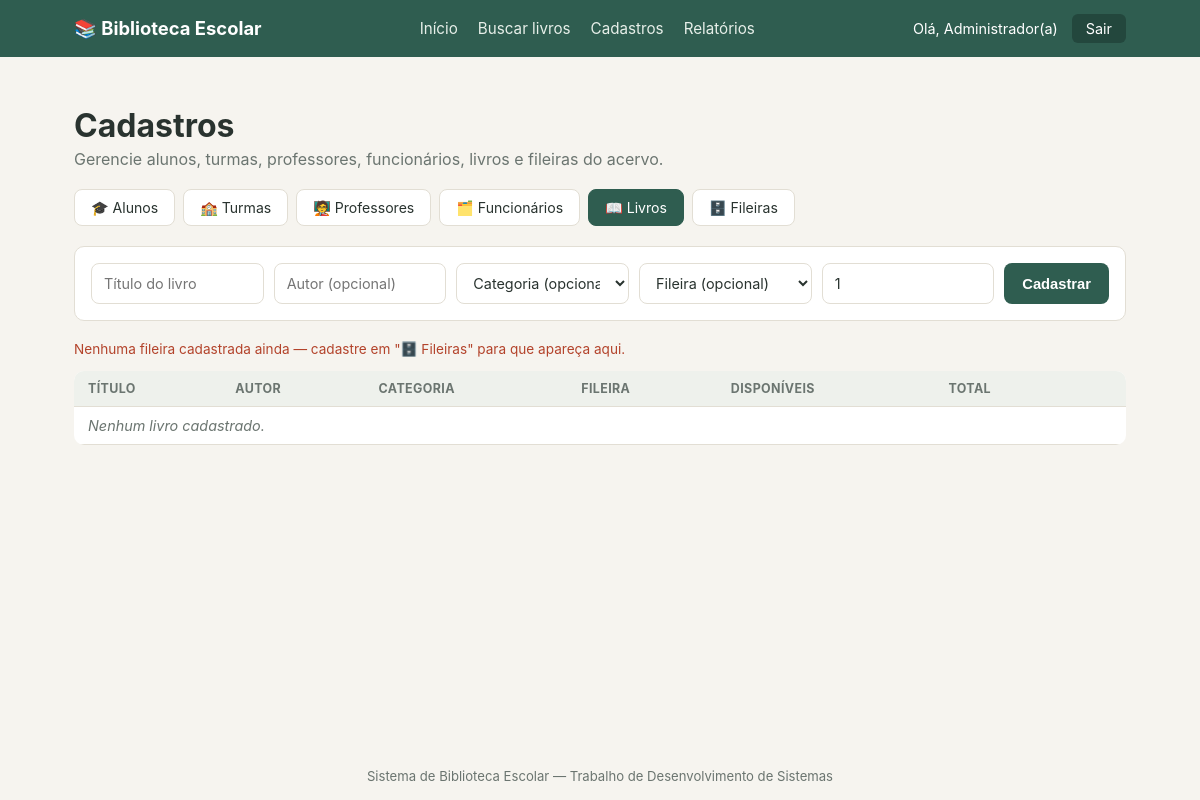
Before: /cadastro?aba=livro (signed in) with the older database file.
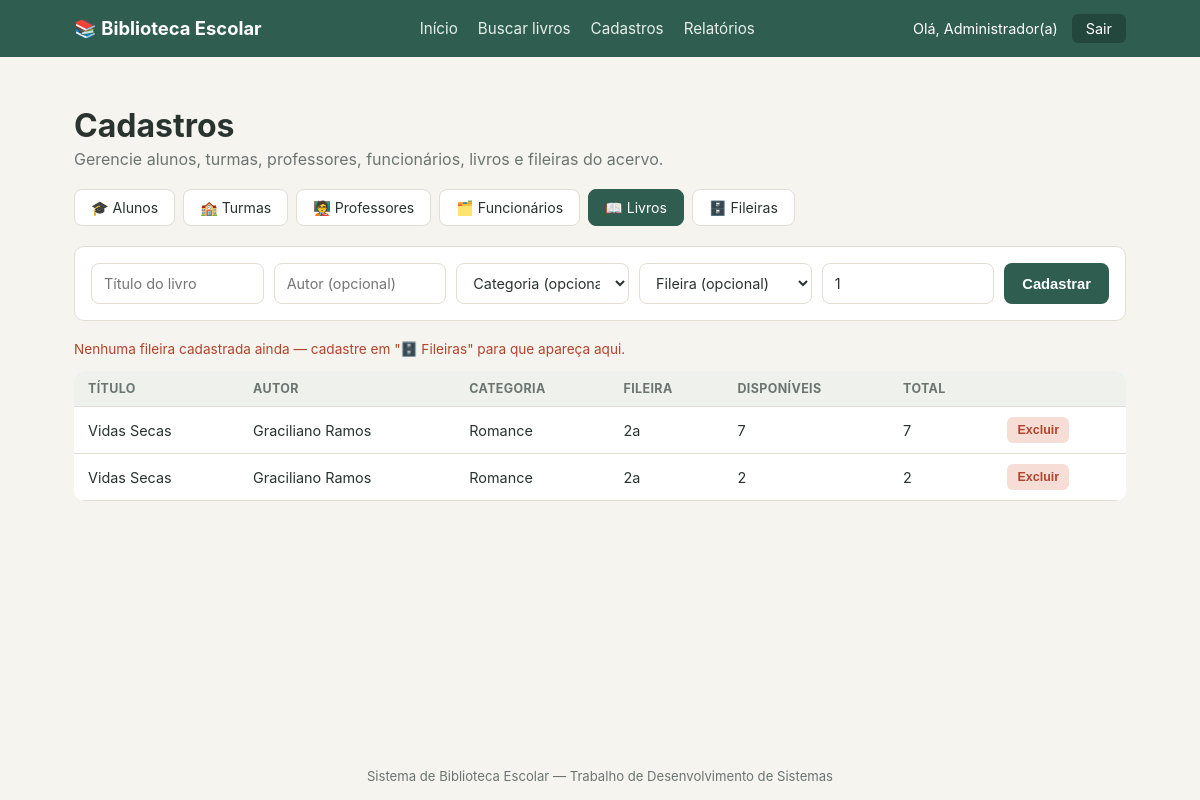
After: the same page with the newer database file.
### app.py (models this page shows)
class Livro(db.Model):
    __tablename__ = 'livro'
    id = db.Column(db.Integer, primary_key=True)
    titulo = db.Column(db.String(160), nullable=False)
    autor = db.Column(db.String(120))
    categoria = db.Column(db.String(80))
    prateleira = db.Column(db.String(40))
    quantidade_total = db.Column(db.Integer, nullable=False, default=1)
    quantidade_disponivel = db.Column(db.Integer, nullable=False, default=1)

### app.py (the view)
@app.route('/cadastro')
@login_obrigatorio
def cadastro():
    aba = request.args.get('aba', 'aluno')
    alunos = Aluno.query.order_by(Aluno.nome).all()
    professores = Professor.query.order_by(Professor.nome).all()
    funcionarios = Funcionario.query.order_by(Funcionario.nome).all()
    livros = Livro.query.order_by(Livro.titulo).all()
    turmas = Turma.query.order_by(Turma.nome).all()
    fileiras = Fileira.query.order_by(Fileira.codigo).all()
    return render_template(
        'cadastro.html',
        aba=aba,
        alunos=alunos,
        professores=professores,
        funcionarios=funcionarios,
        livros=livros,
        categorias=CATEGORIAS_LIVRO,
        turmas=turmas,
        fileiras=fileiras
    )

### app.py (called while the page is built)
def login_obrigatorio(f):
    @wraps(f)
    def decorada(*args, **kwargs):
        if 'funcionario_id' not in session:
            flash('Faça login para acessar o sistema.', 'aviso')
            return redirect(url_for('login'))
        return f(*args, **kwargs)
    return decorada

@app.context_processor
def injetar_usuario():
    nome = session.get('funcionario_nome')
    return dict(usuario_logado=nome)

### templates/cadastro.html (shortened to what this page needs)
{% extends 'base.html' %}
{% block conteudo %}
<h1>Cadastros</h1>
<p class="subtitulo">Gerencie alunos, turmas, professores, funcionários, livros e fileiras do acervo.</p>
<div class="abas">
    <a href="{{ url_for('cadastro', aba='aluno') }}" class="aba {{ 'aba-ativa' if aba == 'aluno' }}">🎓 Alunos</a>
    <a href="{{ url_for('cadastro', aba='turma') }}" class="aba {{ 'aba-ativa' if aba == 'turma' }}">🏫 Turmas</a>
    <a href="{{ url_for('cadastro', aba='professor') }}" class="aba {{ 'aba-ativa' if aba == 'professor' }}">🧑‍🏫 Professores</a>
    <a href="{{ url_for('cadastro', aba='funcionario') }}" class="aba {{ 'aba-ativa' if aba == 'funcionario' }}">🗂️ Funcionários</a>
    <a href="{{ url_for('cadastro', aba='livro') }}" class="aba {{ 'aba-ativa' if aba == 'livro' }}">📖 Livros</a>
    <a href="{{ url_for('cadastro', aba='fileira') }}" class="aba {{ 'aba-ativa' if aba == 'fileira' }}">🗄️ Fileiras</a>
</div>
{% if aba == 'livro' %}
<div class="painel-cadastro">
    <form method="POST" action="{{ url_for('cadastrar_livro') }}" class="form-linha form-linha-larga">
        <input type="text" name="titulo" placeholder="Título do livro" required>
        <input type="text" name="autor" placeholder="Autor (opcional)">
        <select name="categoria">
            <option value="">Categoria (opcional)</option>
        </select>
        <select name="prateleira">
            <option value="">Fileira (opcional)</option>
        </select>
        <input type="number" name="quantidade" placeholder="Quantidade" min="1" value="1" required>
        <button type="submit" class="btn btn-primario">Cadastrar</button>
    </form>
    {% if not fileiras %}
    <p class="aviso-inline">Nenhuma fileira cadastrada ainda — cadastre em "🗄️ Fileiras" para que apareça aqui.</p>
    {% endif %}
    <table class="tabela">
        <thead><tr><th>Título</th><th>Autor</th><th>Categoria</th><th>Fileira</th><th>Disponíveis</th><th>Total</th><th></th></tr></thead>
        <tbody>
        {% for l in livros %}
            <tr>
                <td>{{ l.titulo }}</td>
                <td>{{ l.autor or '-' }}</td>
                <td>{{ l.categoria or '-' }}</td>
                <td>{{ l.prateleira or '-' }}</td>
                <td>{{ l.quantidade_disponivel }}</td>
                <td>{{ l.quantidade_total }}</td>
                <td>
                    <form method="POST" action="{{ url_for('deletar_cadastro', tipo='livro', item_id=l.id) }}"
                          onsubmit="return confirm('Excluir o livro {{ l.titulo }}?');">
                        <button type="submit" class="btn-mini btn-mini-excluir">Excluir</button>
                    </form>
                </td>
            </tr>
        {% else %}
            <tr><td colspan="7" class="vazio">Nenhum livro cadastrado.</td></tr>
        {% endfor %}
        </tbody>
    </table>
</div>
{% endif %}
{% endblock %}

Changed rows visible on the page:
added Livro: titulo "Vidas Secas", autor "Graciliano Ramos", categoria "Romance", prateleira "2a", quantidade_disponivel "7", quantidade_total "7"
added Livro: titulo "Vidas Secas", autor "Graciliano Ramos", categoria "Romance", prateleira "2a", quantidade_disponivel "2", quantidade_total "2"
Other visible differences:
text no longer shown: "Nenhum livro cadastrado."
